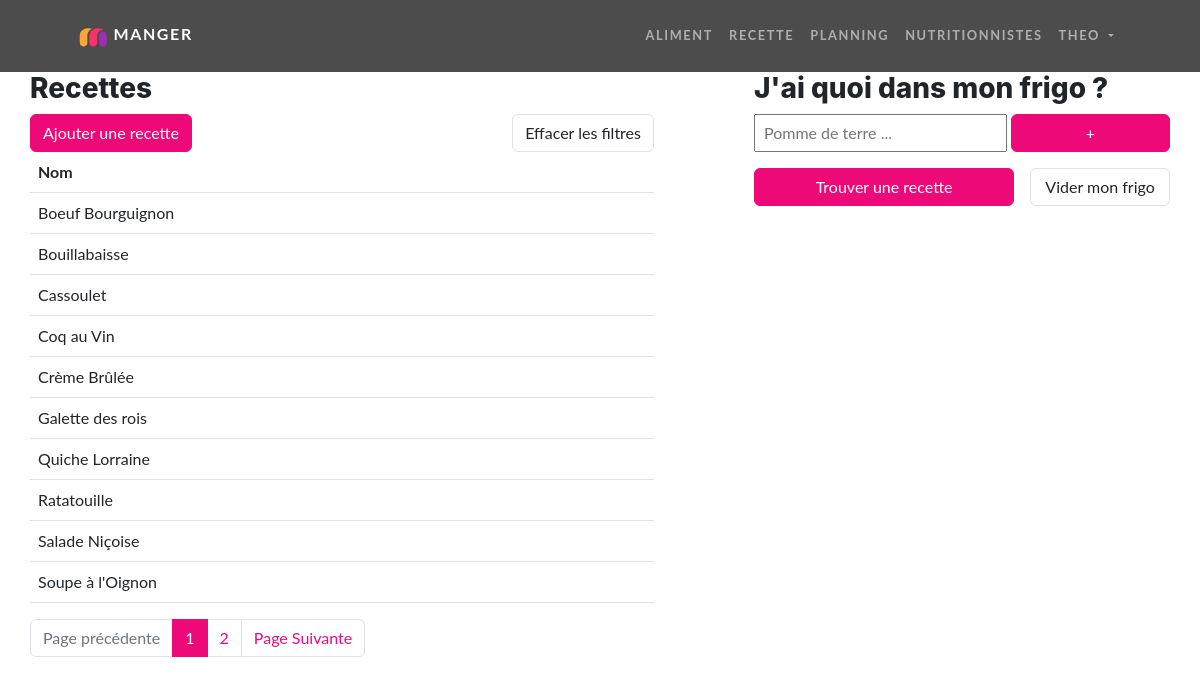
The app's page /recette (signed in), older data.
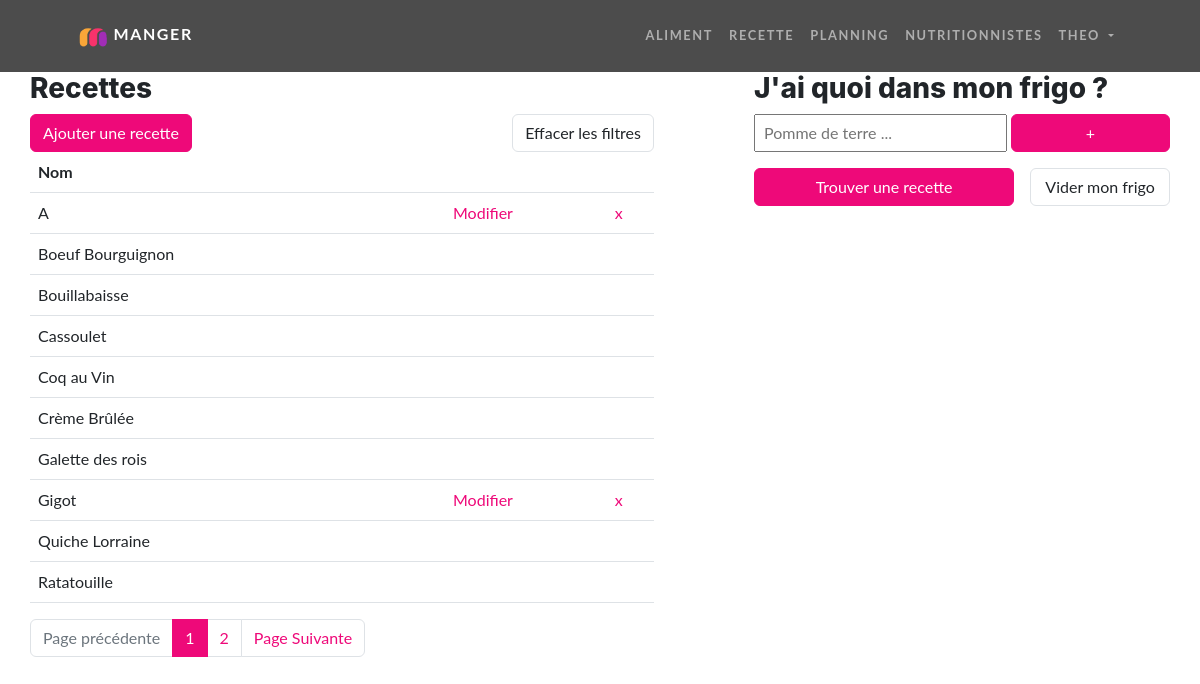
The same page, newer data.
### tables this page shows
CREATE TABLE IF NOT EXISTS `recette` (
  `id` varchar(13) NOT NULL,
  `nom` varchar(255) NOT NULL,
  `description` varchar(1000) DEFAULT NULL,
  `id_utilisateur` int NOT NULL,
  PRIMARY KEY (`id`),
  KEY `fk_utilisateur` (`id_utilisateur`)
);

### src/Controllers/RecetteController.php (called while the page is built, shortened)
<?php
class RecetteController extends Controller {
    public function index() {
        $recetteModel = new RecetteModel();
        $recettesParPage = 10;
        if(isset($_GET['page']) && !empty($_GET['page'])) {
            $pageActuelle = (int) $this->secure($_GET['page']);
        }else{
            $pageActuelle = 1;
        }
        if (isset($_POST['aliments']) && is_array($_POST['aliments']) || isset($_COOKIE['r'])) {
            if(isset($_POST['aliments'])) {
                $alimentsFrigo = $_POST['aliments'];
                if($this->valideArrayNumeric($alimentsFrigo)) {
                    $recettes = $recetteModel->findByIdsAliments($alimentsFrigo);
                    setcookie('r', json_encode($recettes), time() + 3600, '/');
                }else{
                    header('Location: ' . WEBROOT . '/');
                    exit;
                }
            }else{
                $recettes = json_decode($_COOKIE['r']);
            }
            $nbRecette = count($recettes);
            $nbPage = ceil($nbRecette / $recettesParPage);
            if($pageActuelle > $nbPage) {
                $pageActuelle = $nbPage;
            }
            $premierItem = $pageActuelle * $recettesParPage - $recettesParPage;
            $recettes = array_slice($recettes, $premierItem, $premierItem + $recettesParPage);
        }else{
            $nbRecette = $recetteModel->countAllRecettes();
            $nbPage = ceil($nbRecette->nbRecette / $recettesParPage);
            $premierItem = $pageActuelle * $recettesParPage - $recettesParPage;
            $recettes = $recetteModel->findByLimits($premierItem, $recettesParPage);
        }
        $formAliments = new Form;
        $formAliments->ajoutInput('search', 'aliment', ['id' => 'monAliment', 'placeholder' => 'Pomme de terre ...' ,'autocomplete' => 'off', 'class' => 'ps-2', 'style' => 'width: 340px;'])
            ->ajoutBouton('+', ['id' => 'boutonAddFrigo', 'class' => 'btn btn-primary w-50']);
        $boutonTrouverRecettes = new Form;
        $boutonTrouverRecettes->debutForm('post', '#', ['id' => 'formFindRecette', 'class' => 'w-100'])
            ->ajoutBouton('Trouver une recette', ['id' => 'findRecette', 'type' => 'sumbit', 'class' => 'btn btn-primary w-100'])
            ->finForm();
        $btnEffacerFiltres = new Form;
        $btnEffacerFiltres->debutForm()
            ->ajoutInput('hidden', 'effacerFiltre')
            ->ajoutBouton('Effacer les filtres', ['type' => 'submit', 'class' => 'btn border'])
            ->finForm();
        $this->render('recette/index.php', [
            'recettes' => $recettes,
            'formAliments' => $formAliments->create(),
            'boutonTrouverRecettes' => $boutonTrouverRecettes->create(),
            'premierItem' => $premierItem,
            'pageActuelle' => $pageActuelle,
            'nbPage' => $nbPage,
            'btnEffacerFiltres' => $btnEffacerFiltres->create(),
        ]);
    }
}

### index.php (called while the page is built, shortened)
<?php
$app = new Main();
$app->start();

### src/Controllers/Controller.php (called while the page is built, shortened)
<?php
abstract class Controller {
    function render (string $fichier, array $donnees = [], string $template = 'default.php') {
        extract($donnees);
        require_once ROOT . '/Views/' . $fichier;
        $contenu = ob_get_clean();
        require_once ROOT . '/Views/' . $template;
    }
}

### src/Models/RecetteModel.php (called while the page is built, shortened)
<?php
class RecetteModel extends Model {
    public function __construct() {
        $this->table = 'recette';
    }
    public function countAllRecettes() {
        return $this->executeQuery('SELECT count(recette.id) AS nbRecette FROM ' . $this->table . ' WHERE id_utilisateur = -1 OR id_utilisateur = ' . $_SESSION['utilisateur']['id'])->fetch();
    }
    public function findByLimits(int $premierItem, int $nbItem) {
        $query = $this->executeQuery('SELECT * FROM ' . $this->table . ' WHERE id_utilisateur = -1 OR id_utilisateur = ' . $_SESSION['utilisateur']['id'] . ' ORDER BY nom LIMIT ' . $premierItem . ', ' . $nbItem);
        return $query->fetchAll();
    }
}

### src/Core/Database.php (called while the page is built, shortened)
<?php
class Database extends PDO {
    private static $instance;
    private function __construct() {
        $_dsn = 'mysql:dbname=' .  $_ENV['DBNAME'] .  ';host=' . $_ENV['DBHOST'];
    }
    public static function getInstance():self {
        if(self::$instance === null) {
            self::$instance = new self();
        }
        return self::$instance;
    }
}

### src/Models/Model.php (called while the page is built, shortened)
<?php
class Model extends Database {
    public function executeQuery(string $sql, array $attributs = null){
        $this->db = Database::getInstance();
        if($attributs !== null) {
            $query = $this->db->prepare($sql);
            $query->execute($attributs);
            return $query;
        }else{
            return $this->db->query($sql);
        }
    }
}

### Views/recette/index.php (the view, shortened to what this page needs)
<head>
    <link href="/public/css/recettes.css" rel="stylesheet">
</head>
<main>
    <div class="recettes-list">
        <section class="col-12">
            <h3>Recettes</h3>
            <div class="d-flex justify-content-between">
                <a href="recette/ajoutermodifier" class="btn btn-primary text-decoration-none">Ajouter une recette</a>
                <?= $btnEffacerFiltres ?>
            </div>
            <table class="table">
                <thead>
                    <th>Nom</th>
                    <th></th>
                    <th></th>
                </thead>
                <tbody>
                    <?php foreach ($recettes as $recette) : ?>
                        <tr class="ligne-recette" onclick="window.location='recette/lire/<?= $recette->id ?>'">
                            <td><?= $recette->nom ?></td>
                            <td>
                                <?php if($recette->id_utilisateur == $_SESSION['utilisateur']['id']): ?>
                                    <a href="recette/ajoutermodifier/<?= $recette->id ?>" class="text-decoration-none ps-3 pe-3 pb-1 position-relative start-50 hover">Modifier</a>
                                <?php endif ?>
                            </td>
                            <td>
                                <?php if($recette->id_utilisateur == $_SESSION['utilisateur']['id']): ?>
                                    <a href="recette/supprimer/<?= $recette->id ?>" class="text-decoration-none ps-3 pe-3 pb-1 position-relative start-50 hover">x</a>
                                <?php endif ?>
                            </td>
                        </tr>
                    <?php endforeach ?>
                </tbody>
            </table>
            <nav>
                <ul class="pagination">
                    <li class="page-item <?= ($pageActuelle == 1) ? "disabled" : "" ?>">
                        <a href="?page=<?= $pageActuelle - 1 ?>" class="page-link">Page précédente</a>
                    </li>
                    <?php for ($page = 1; $page <= $nbPage; $page++) : ?>
                        <li class="page-item <?= ($pageActuelle == $page) ? "active" : "" ?>">
                            <a href="?page=<?= $page ?>" class="page-link"><?= $page ?></a>
                        </li>
                    <?php endfor ?>
                    <li class="page-item">
                        <a href="?page=<?= $pageActuelle + 1 ?>" class="page-link <?= ($pageActuelle == $nbPage) ? "disabled" : "" ?>">Page Suivante</a>
                    </li>
                </ul>
            </nav>
        </section>
    </div>
    <div class="frigo">
        <h3>J'ai quoi dans mon frigo ?</h3>
        <div class="d-flex gap-1"><?= $formAliments ?></div>
        <div class="d-flex mt-3 mb-3 gap-3">
            <?= $boutonTrouverRecettes ?>
            <button id="viderFrigo" type="" class="btn border w-50">Vider mon frigo</button>
        </div>
    </div>
</main>

### src/Core/Main.php (shortened to what this page needs)
<?php
class Main {
    public function start() {
        $params = [];
        if(isset($_GET['p']))
            $params = explode('/', $_GET['p']);
        if(isset($params[0]) && $params[0] != '') {
            $controller = '\\App\\Controllers\\'.ucfirst(array_shift($params)).'Controller';
            $controller = new $controller();
            $action = (isset($params[0])) ? array_shift($params) : 'index';
            if(method_exists($controller, $action)) {
                (isset($params[0])) ? call_user_func_array([$controller, $action], $params) : $controller->$action();
            }else{
                http_response_code(404);
                echo "La page recherchée n'existe pas";
            }
        }else{
            header('Location: accueil');
            exit;
        }
    }
}

### src/Core/Form.php (shortened to what this page needs)
<?php
class Form {
    private $formCode = '';
    private function ajoutAttributs(array $attributs):string {
        $str = '';
        $courts = ['checked', 'disabled', 'readonly', 'multiple', 'required', 'autofocus', 'novalidate', 'formnovalidate'];
        foreach($attributs as $attribut => $valeur) {
            if(in_array($valeur, $courts) && $valeur == true) {
                $str .= " $valeur";
            }else{
                $str .= " $attribut='$valeur'";
            }
        }
        return $str;
    }
    public function debutForm(string $methode = 'post', string $action = '#', array $attributs = []):self {
        $this->formCode .= "<form action='$action' method='$methode'";
        $this->formCode .= $attributs ? $this->ajoutAttributs($attributs) . '>' : '>';
        return $this;
    }
    public function finForm():self {
        $this->formCode .= '</form>';
        return $this;
    }
    public function ajoutInput(string $type, string $nom, array $attributs = [], bool $div = false):self {
        $this->formCode .= "<input type='$type' name='$nom'";
        $this->formCode .= $attributs ? $this->ajoutAttributs($attributs) . '>' : '>';
        return $this;
    }
    public function ajoutBouton(string $texte, array $attributs = []):self {
        $this->formCode .= '<button ';
        $this->formCode .= $attributs ? $this->ajoutAttributs($attributs) : '';
        $this->formCode .= ">$texte</button>";
        return $this;
    }
}

### Views/default.php (shortened to what this page needs)
<!DOCTYPE html>
<html lang="en">
<head>
    <link href="https://cdn.jsdelivr.net/npm/bootstrap@5.3.2/dist/css/bootstrap.min.css" rel="stylesheet">
    <link href="/public/css/styles.css" rel="stylesheet" type="text/css">
</head>
<body>
    <?php
        $project_root = '//' . $_SERVER['HTTP_HOST'] . '/accueil';
    ?>
    <nav class="navbar navbar-expand-lg navbar-dark navbar-custom fixed-top">
        <div class="container px-5">
            <a class="navbar-brand" href="<?php echo $project_root; ?>"><img src="/public/images/smalllogo.png" alt="Logo" style="height:30px; width:30px;"> MANGER</a>
            <div class="collapse navbar-collapse" id="navbarResponsive">
                <ul class="navbar-nav ms-auto">
                    <?php if(isset($_SESSION['utilisateur'])): ?>
                        <li class="nav-item"><a class="nav-link" href="<?= WEBROOT ?>/aliment">Aliment</a></li>
                        <li class="nav-item"><a class="nav-link" href="<?= WEBROOT ?>/recette">Recette</a></li>
                        <li class="nav-item"><a class="nav-link" href="<?= WEBROOT ?>/planning">Planning</a></li>
                        <li class="nav-item"><a class="nav-link" href="<?= WEBROOT ?>/rechercheNutritionniste">Nutritionnistes</a></li>
                        <li class="nav-item dropdown">
                            <a class="nav-link dropdown-toggle" href="#" id="navbarDropdown" role="button" data-bs-toggle="dropdown" aria-expanded="false">
                                <?= $_SESSION['utilisateur']['nom_utilisateur'] ?>
                            </a>
                        </li>
                    <?php else: ?>
                        <li class="nav-item sign-in-up"><a class="nav-link" href="<?= WEBROOT ?>/utilisateur/login">Connexion</a></li>
                    <?php endif ?>
                </ul>
            </div>
        </div>
    </nav>
    <div class="conteneur" style="margin-top: 72px;">
        <?= $contenu ?>
    </div>
</body>
</html>

### public/css/recettes.css (style rules this page uses)
main { display: flex; padding: 0 30px; }
.recettes-list { width: 60%; }
.ligne-recette { cursor: pointer; }
.frigo { width: 40%; margin-left: 100px; }

Row changes from the older to the newer data that the page shows:
no longer on this page (row unchanged): recette: nom "Salade Niçoise"
no longer on this page (row unchanged): recette: nom "Soupe à l'Oignon"
added recette: nom "A"
added recette: nom "Gigot"
